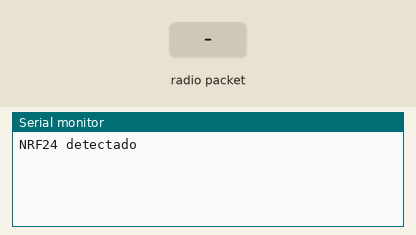
Recording of a sketch running on a simulated ESP32-S3. Parts: the last lines printed to the serial monitor. The inputs (shaded band) are chosen by the test bench. No radio packets arrive unless stated.

Above: at 1.2 s.
1.3 s: radio packet "1" arrives
At 2.5 s:
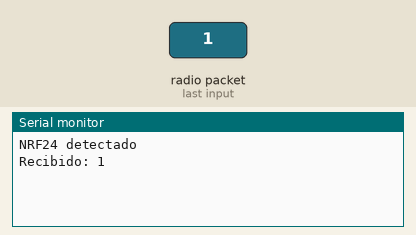
2.8 s: radio packet "0" arrives
At 3.6 s:
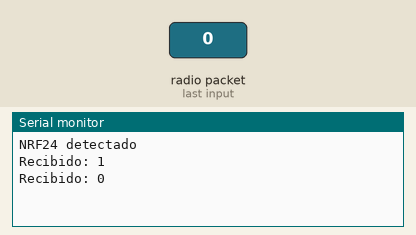
4.3 s: radio packet "2" arrives
At 4.8 s:
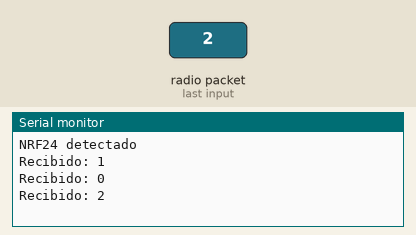

The sketch:

NRF24L01_RX.ino
```cpp
#include <SPI.h>
#include <RF24.h>

// Configuración de Pines NRF24L01 para ESP32-S3
#define CE_PIN   4
#define CSN_PIN  5
#define SCK_PIN  12
#define MISO_PIN 13
#define MOSI_PIN 11

RF24 radio(CE_PIN, CSN_PIN);
const byte direccion[6] = "00001";

void setup() {
  Serial.begin(115200);

  // Inicializamos el bus SPI con los pines de la S3
  SPI.begin(SCK_PIN, MISO_PIN, MOSI_PIN);

  if (!radio.begin()) {
    Serial.println("NRF24 NO detectado");
    #ifdef RGB_BUILTIN
      // Rojo si hay error de hardware
      rgbLedWrite(RGB_BUILTIN, RGB_BRIGHTNESS, 0, 0);
    #endif
    while (1);
  }

  Serial.println("NRF24 detectado");

  // Configuración de radio original
  radio.setChannel(69);
  radio.setPALevel(RF24_PA_MAX);
  radio.setDataRate(RF24_250KBPS);

  radio.openReadingPipe(0, direccion);
  radio.startListening();

  #ifdef RGB_BUILTIN
    // Azul tenue para indicar que está esperando señal
    rgbLedWrite(RGB_BUILTIN, 0, 0, 20);
  #endif
}

void loop() {
  if (radio.available()) {
    char texto[32] = "";
    radio.read(&texto, sizeof(texto));

    Serial.print("Recibido: ");
    Serial.println(texto);

    #ifdef RGB_BUILTIN
      // Destello Verde al recibir cualquier señal
      rgbLedWrite(RGB_BUILTIN, 0, RGB_BRIGHTNESS, 0);
      delay(200);
      // Volver a azul tenue
      rgbLedWrite(RGB_BUILTIN, 0, 0, 20);
    #endif
  }
}
```

Measured:
- after the input at 1.3 s, the serial monitor: prints a new line at once (image 1)
- after the input at 2.8 s, the serial monitor: prints a new line at once (image 2)
- after the input at 4.3 s, the serial monitor: prints a new line at once (image 3)
